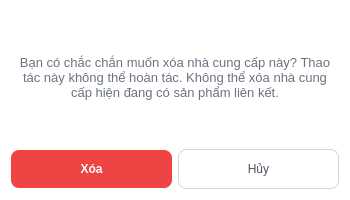
<?xml version="1.0" encoding="UTF-8"?>
<ui version="4.0">
 <class>Dialog</class>
 <widget class="QDialog" name="Dialog">
  <property name="geometry">
   <rect>
    <x>0</x>
    <y>0</y>
    <width>350</width>
    <height>200</height>
   </rect>
  </property>
  <property name="windowTitle">
   <string>Dialog</string>
  </property>
  <property name="styleSheet">
   <string notr="true">/* 1. Tổng thể Cửa sổ Dialog */
QDialog#Dialog {
    background-color: #ffffff;
    font-family: &quot;Inter&quot;, &quot;Segoe UI&quot;, sans-serif;
}

/* 2. Nội dung thông báo cảnh báo */
QLabel#lblCanhBao {
     font-size: 13px;
    font-weight: 400; /* Regular cấp độ 4 [cite: 64] */
    color: #6b7280;   /* Màu xám nhạt để làm dịu thông tin phụ */
}

/* 3. Nút XÓA (Màu đỏ rực rỡ - Red Danger) */
QPushButton#btnXoa {
    background-color: #ef4444; /* Màu đỏ thương hiệu từ Figma */
    color: #ffffff;
    font-weight: 700;
    border: none;
    border-radius: 8px; /* Bo góc đồng bộ deleteNV.png */
    padding: 12px 24px;
    min-width: 100px;
}

QPushButton#btnXoa:hover {
    background-color: #dc2626; /* Đỏ đậm hơn khi di chuột qua */
}

/* 4. Nút HỦY (Màu trắng viền xám - Secondary) */
QPushButton#btnHuy {
    background-color: #ffffff;
    color: #4b5563;
    border: 1px solid #d1d5db; /* Viền xám mảnh chuẩn Figma */
    border-radius: 8px;
    padding: 12px 24px;
    min-width: 100px;
}

QPushButton#btnHuy:hover {
    background-color: #f3f4f6; /* Xám cực nhạt khi hover */
}</string>
  </property>
  <layout class="QVBoxLayout" name="verticalLayout">
   <item>
    <widget class="QLabel" name="lblCanhBao">
     <property name="text">
      <string>Bạn có chắc chắn muốn xóa nhà cung cấp này? Thao tác này không thể hoàn tác. Không thể xóa nhà cung cấp hiện đang có sản phẩm liên kết.</string>
     </property>
     <property name="alignment">
      <set>Qt::AlignCenter</set>
     </property>
     <property name="wordWrap">
      <bool>true</bool>
     </property>
    </widget>
   </item>
   <item>
    <layout class="QHBoxLayout" name="horizontalLayout">
     <item>
      <widget class="QPushButton" name="btnXoa">
       <property name="text">
        <string>Xóa</string>
       </property>
      </widget>
     </item>
     <item>
      <widget class="QPushButton" name="btnHuy">
       <property name="text">
        <string>Hủy</string>
       </property>
      </widget>
     </item>
    </layout>
   </item>
  </layout>
 </widget>
 <resources/>
 <connections/>
</ui>
